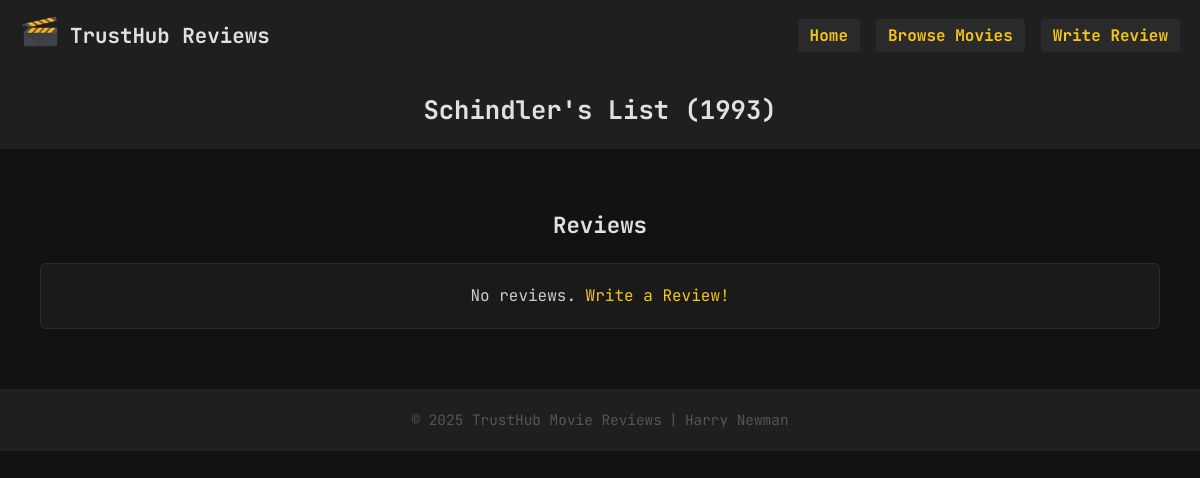
The app's page /movie.php?id=6, older data.
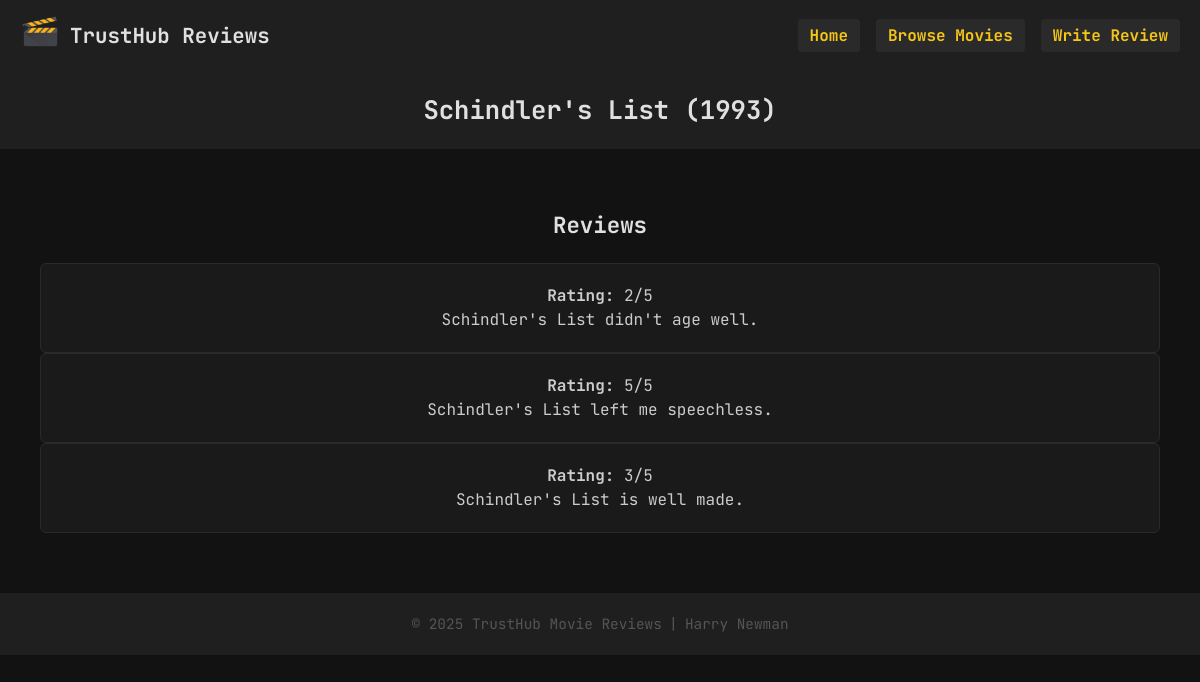
The same page, newer data.
### tables this page shows
CREATE TABLE IF NOT EXISTS reviews (
  id INT AUTO_INCREMENT PRIMARY KEY,
  movie_id INT NOT NULL,
  rating INT NOT NULL,
  review TEXT NOT NULL,
  created_at TIMESTAMP DEFAULT CURRENT_TIMESTAMP,
  FOREIGN KEY (movie_id) REFERENCES movies(id)
);

### movie.php (the view, shortened to what this page needs)
<?php
require 'database_connect.php';
$id = isset($_GET['id']) ? (int)$_GET['id'] : 0;
$mvRes = $conn->query("
  SELECT title, year
  FROM movies
  WHERE id = $id
");
$mv = $mvRes->fetch_assoc();
$title = $mv['title'];
$year  = $mv['year'];
$revRes = $conn->query("
  SELECT rating, review
  FROM reviews
  WHERE movie_id = $id
  ORDER BY id DESC
");
?>
<!DOCTYPE html>
<html lang="en">
<head>
  <link rel="stylesheet" href="styles/global.css">
  <link rel="stylesheet" href="styles/homepage.css">
</head>
<body>
  <nav class="navbar">
    <div class="logo">
      <a href="index.php"><img src="images/logo.jpg" alt="TrustHub Logo"></a>
      <a href="index.php"><h1>TrustHub Reviews</h1></a>
    </div>
    <div class="nav-items">
      <ul>
        <li><a href="index.php">Home</a></li>
        <li><a href="movies.php">Browse Movies</a></li>
        <li><a href="submit_review.php?id=<?php echo $id; ?>">Write Review</a></li>
      </ul>
    </div>
  </nav>
  <header class="page-header">
    <h2><?php echo htmlspecialchars($title); ?> (<?php echo $year; ?>)</h2>
  </header>
  <main class="content">
    <section class="featured-section">
      <h4>Reviews</h4>
      <?php if ($revRes->num_rows): ?>
        <?php while ($r = $revRes->fetch_assoc()): ?>
          <div class="about-text">
            <p><strong>Rating:</strong> <?php echo $r['rating']; ?>/5</p>
            <p><?php echo nl2br(htmlspecialchars($r['review'])); ?></p>
          </div>
        <?php endwhile; ?>
      <?php else: ?>
        <div class="about-text">
          <p>No reviews. <a href="submit_review.php?id=<?php echo $id; ?>">Write a Review!</a></p>
        </div>
      <?php endif; ?>
    </section>
  </main>
  <footer class="site-footer">
    <p>© 2025 TrustHub Movie Reviews | Harry Newman</p>
  </footer>
</body>
</html>

Row changes from the older to the newer data that the page shows:
added reviews: rating "2", review "Schindler's List didn't age well."
added reviews: rating "5", review "Schindler's List left me speechless."
added reviews: rating "3", review "Schindler's List is well made."
Text that changed along with them:
text no longer shown: "No reviews. Write a Review!"
